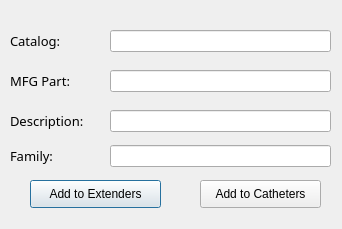
<?xml version="1.0" encoding="UTF-8"?>
<ui version="4.0">
 <class>Dialog</class>
 <widget class="QDialog" name="Dialog">
  <property name="geometry">
   <rect>
    <x>0</x>
    <y>0</y>
    <width>342</width>
    <height>229</height>
   </rect>
  </property>
  <property name="windowTitle">
   <string>Dialog</string>
  </property>
  <widget class="QLabel" name="label">
   <property name="geometry">
    <rect>
     <x>10</x>
     <y>30</y>
     <width>81</width>
     <height>21</height>
    </rect>
   </property>
   <property name="font">
    <font>
     <family>Product Sans</family>
     <pointsize>10</pointsize>
    </font>
   </property>
   <property name="text">
    <string>Catalog:</string>
   </property>
  </widget>
  <widget class="QLabel" name="label_2">
   <property name="geometry">
    <rect>
     <x>10</x>
     <y>70</y>
     <width>81</width>
     <height>21</height>
    </rect>
   </property>
   <property name="font">
    <font>
     <family>Product Sans</family>
     <pointsize>10</pointsize>
    </font>
   </property>
   <property name="text">
    <string>MFG Part:</string>
   </property>
  </widget>
  <widget class="QLineEdit" name="description_text">
   <property name="geometry">
    <rect>
     <x>110</x>
     <y>110</y>
     <width>221</width>
     <height>22</height>
    </rect>
   </property>
  </widget>
  <widget class="QLabel" name="label_3">
   <property name="geometry">
    <rect>
     <x>10</x>
     <y>110</y>
     <width>101</width>
     <height>21</height>
    </rect>
   </property>
   <property name="font">
    <font>
     <family>Product Sans</family>
     <pointsize>10</pointsize>
    </font>
   </property>
   <property name="text">
    <string>Description:</string>
   </property>
  </widget>
  <widget class="QLineEdit" name="mfg_text">
   <property name="geometry">
    <rect>
     <x>110</x>
     <y>70</y>
     <width>221</width>
     <height>22</height>
    </rect>
   </property>
  </widget>
  <widget class="QLabel" name="label_4">
   <property name="geometry">
    <rect>
     <x>10</x>
     <y>145</y>
     <width>81</width>
     <height>21</height>
    </rect>
   </property>
   <property name="font">
    <font>
     <family>Product Sans</family>
     <pointsize>10</pointsize>
    </font>
   </property>
   <property name="text">
    <string>Family:</string>
   </property>
  </widget>
  <widget class="QLineEdit" name="catalog_text">
   <property name="geometry">
    <rect>
     <x>110</x>
     <y>30</y>
     <width>221</width>
     <height>22</height>
    </rect>
   </property>
  </widget>
  <widget class="QLineEdit" name="family_text">
   <property name="geometry">
    <rect>
     <x>110</x>
     <y>145</y>
     <width>221</width>
     <height>22</height>
    </rect>
   </property>
  </widget>
  <widget class="QPushButton" name="pushButton">
   <property name="geometry">
    <rect>
     <x>30</x>
     <y>180</y>
     <width>131</width>
     <height>28</height>
    </rect>
   </property>
   <property name="text">
    <string>Add to Extenders</string>
   </property>
  </widget>
  <widget class="QPushButton" name="pushButton_2">
   <property name="geometry">
    <rect>
     <x>200</x>
     <y>180</y>
     <width>121</width>
     <height>28</height>
    </rect>
   </property>
   <property name="text">
    <string>Add to Catheters</string>
   </property>
  </widget>
 </widget>
 <tabstops>
  <tabstop>catalog_text</tabstop>
  <tabstop>mfg_text</tabstop>
  <tabstop>description_text</tabstop>
  <tabstop>family_text</tabstop>
  <tabstop>pushButton</tabstop>
  <tabstop>pushButton_2</tabstop>
 </tabstops>
 <resources/>
 <connections/>
</ui>
